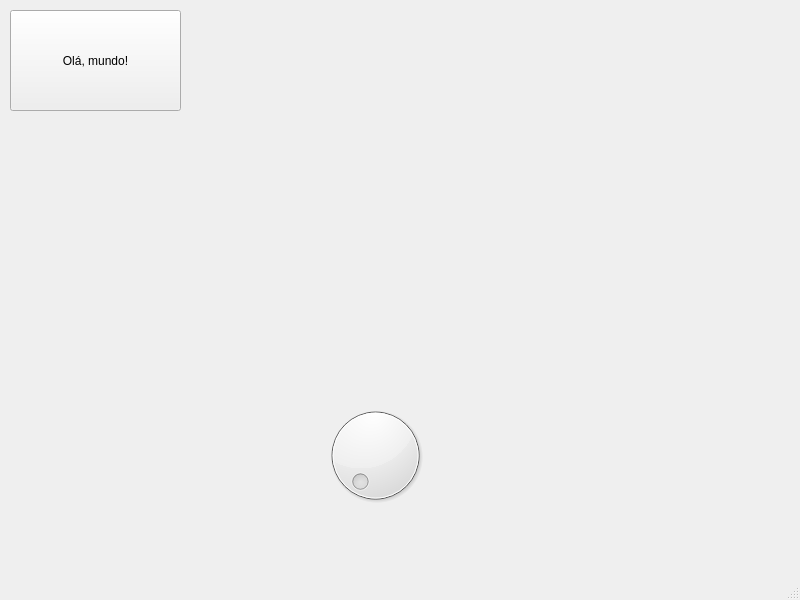
<?xml version="1.0" encoding="UTF-8"?>
<ui version="4.0">
 <class>MainWindow</class>
 <widget class="QMainWindow" name="MainWindow">
  <property name="geometry">
   <rect>
    <x>0</x>
    <y>0</y>
    <width>800</width>
    <height>600</height>
   </rect>
  </property>
  <property name="windowTitle">
   <string>MainWindow</string>
  </property>
  <widget class="QWidget" name="centralwidget">
   <widget class="QPushButton" name="pushButton">
    <property name="geometry">
     <rect>
      <x>10</x>
      <y>10</y>
      <width>171</width>
      <height>101</height>
     </rect>
    </property>
    <property name="cursor">
     <cursorShape>WaitCursor</cursorShape>
    </property>
    <property name="text">
     <string>Olá, mundo!</string>
    </property>
   </widget>
   <widget class="QDial" name="dial">
    <property name="geometry">
     <rect>
      <x>320</x>
      <y>400</y>
      <width>111</width>
      <height>111</height>
     </rect>
    </property>
    <property name="cursor">
     <cursorShape>OpenHandCursor</cursorShape>
    </property>
    <property name="toolTip">
     <string>Esse componente não funciona</string>
    </property>
    <property name="statusTip">
     <string>Apareci na barra de status!!!</string>
    </property>
   </widget>
  </widget>
  <widget class="QMenuBar" name="menubar">
   <property name="geometry">
    <rect>
     <x>0</x>
     <y>0</y>
     <width>800</width>
     <height>32</height>
    </rect>
   </property>
  </widget>
  <widget class="QStatusBar" name="statusbar"/>
 </widget>
 <resources/>
 <connections/>
</ui>
